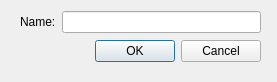
<?xml version="1.0" encoding="UTF-8"?>
<ui version="4.0">
 <class>addNewDialog</class>
 <widget class="QDialog" name="addNewDialog">
  <property name="geometry">
   <rect>
    <x>0</x>
    <y>0</y>
    <width>277</width>
    <height>82</height>
   </rect>
  </property>
  <property name="minimumSize">
   <size>
    <width>277</width>
    <height>82</height>
   </size>
  </property>
  <property name="maximumSize">
   <size>
    <width>277</width>
    <height>82</height>
   </size>
  </property>
  <property name="windowTitle">
   <string>Add New Restaurant</string>
  </property>
  <widget class="QWidget" name="layoutWidget">
   <property name="geometry">
    <rect>
     <x>20</x>
     <y>10</y>
     <width>241</width>
     <height>55</height>
    </rect>
   </property>
   <layout class="QVBoxLayout" name="verticalLayout_2">
    <item>
     <layout class="QHBoxLayout" name="horizontalLayout">
      <item>
       <widget class="QLabel" name="nameLabel">
        <property name="text">
         <string>Name:</string>
        </property>
       </widget>
      </item>
      <item>
       <widget class="QLineEdit" name="nameCol"/>
      </item>
     </layout>
    </item>
    <item>
     <layout class="QVBoxLayout" name="verticalLayout">
      <item>
       <widget class="QDialogButtonBox" name="buttonBox">
        <property name="enabled">
         <bool>true</bool>
        </property>
        <property name="orientation">
         <enum>Qt::Horizontal</enum>
        </property>
        <property name="standardButtons">
         <set>QDialogButtonBox::Cancel|QDialogButtonBox::Ok</set>
        </property>
       </widget>
      </item>
     </layout>
    </item>
   </layout>
  </widget>
 </widget>
 <resources/>
 <connections>
  <connection>
   <sender>buttonBox</sender>
   <signal>accepted()</signal>
   <receiver>addNewDialog</receiver>
   <slot>accept()</slot>
   <hints>
    <hint type="sourcelabel">
     <x>191</x>
     <y>62</y>
    </hint>
    <hint type="destinationlabel">
     <x>157</x>
     <y>81</y>
    </hint>
   </hints>
  </connection>
  <connection>
   <sender>buttonBox</sender>
   <signal>rejected()</signal>
   <receiver>addNewDialog</receiver>
   <slot>reject()</slot>
   <hints>
    <hint type="sourcelabel">
     <x>191</x>
     <y>62</y>
    </hint>
    <hint type="destinationlabel">
     <x>276</x>
     <y>81</y>
    </hint>
   </hints>
  </connection>
 </connections>
</ui>
